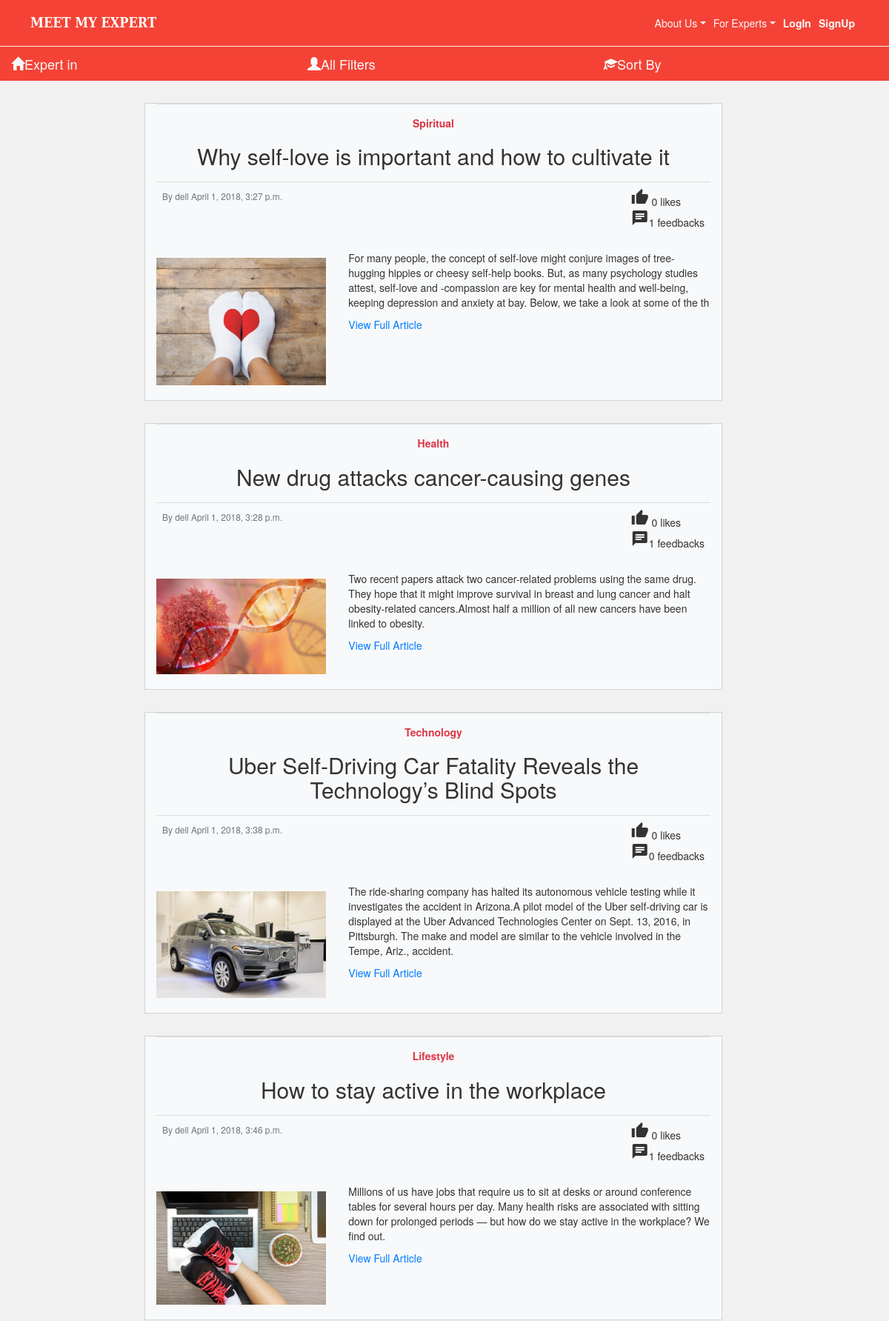
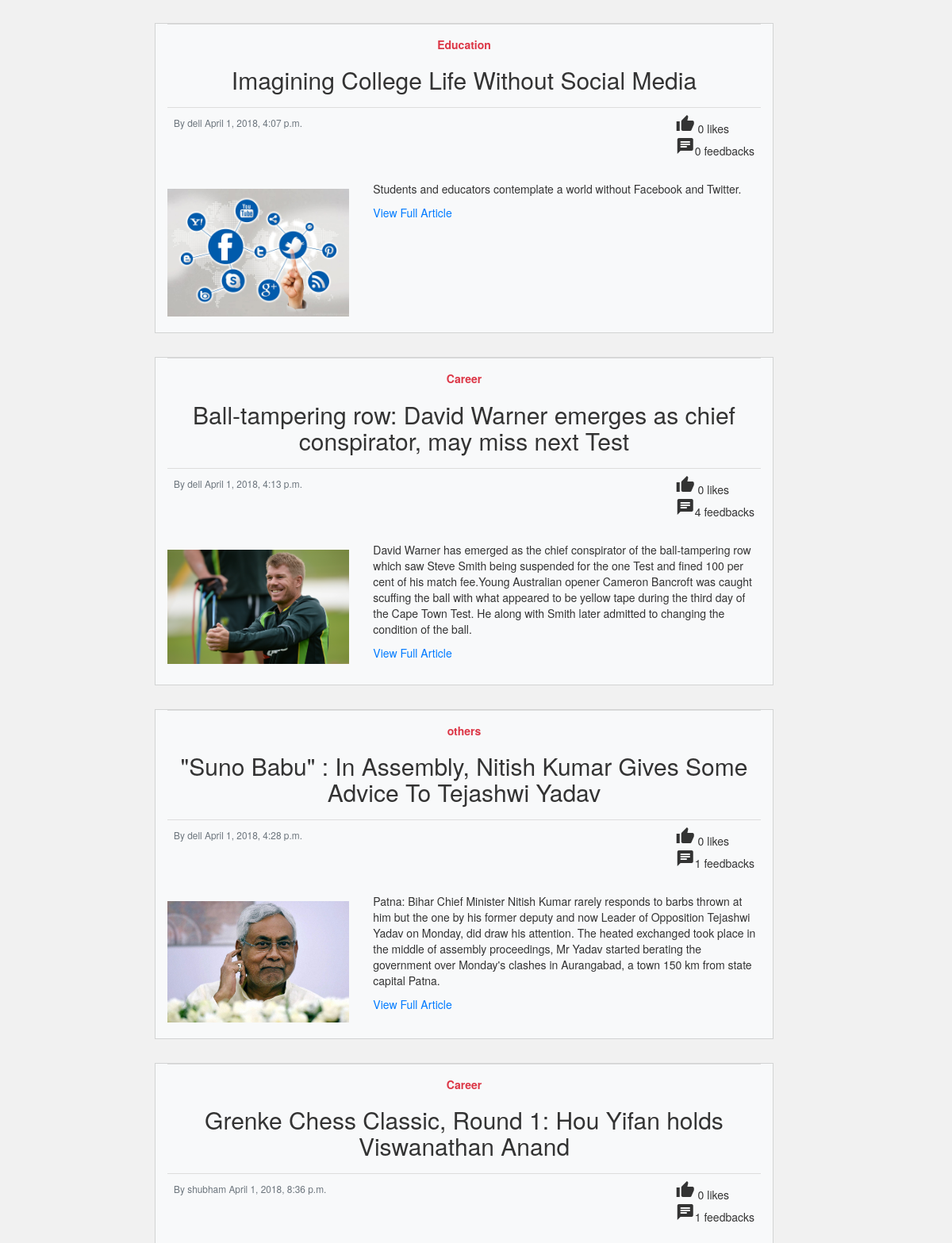
Screenshot of /blog/listpage/ (upper part) with the database file from the repository (2 pictures, top to bottom).
### blog/models.py (models this page shows, shortened)
class Post(models.Model):
    author = models.ForeignKey(User)
    department = models.CharField(max_length=50, choices=DEPARTMENT)
    post_title = models.CharField(max_length=100)
    post_pic = ThumbnailerImageField(upload_to='post_pics/', blank=True, null=False)
    published_date = models.DateTimeField(auto_now=True)
    summary = models.CharField(max_length=400)
    content = models.TextField(null=True)
    def post_likes(self):
        return self.comments_and_likes.filter(like_post=True)
    def post_feedback(self):
        return self.comments_and_likes.all()
    class Meta:
        ordering = ['published_date']

### blog/views.py (the view)
class PostListView(ListView):
    model = Post
    def get_queryset(self):
        return Post.objects.filter(published_date__lte=timezone.now()).order_by('published_date')

### blog/templates/blog/post_list.html (shortened to what this page needs)
{% extends 'expert/expert_base.html' %}
{% load staticfiles %}
{% load thumbnail %}
{% load easy_thumbnails_tags %}
 {% block headcontent %}
    <link rel="stylesheet" href="{% static 'MeetMyExpert/expert/css/expert_list.css' %}">
    <link rel="stylesheet" href="{% static 'MeetMyExpert/blog/css/post_list.css' %}">
    <link rel="stylesheet" href="https://maxcdn.bootstrapcdn.com/bootstrap/4.0.0/css/bootstrap.min.css">
    <link rel="stylesheet" href="https://maxcdn.bootstrapcdn.com/bootstrap/3.3.7/css/bootstrap.min.css">
    <link rel="stylesheet" href="https://cdnjs.cloudflare.com/ajax/libs/font-awesome/4.7.0/css/font-awesome.min.css">
 {% endblock %}
{% block content %}
    <div class="bodysecondary">
        <div class="bottomHeader container-fluid">
             <div class="row  text-light py-1">
            <div class="col-md-4 col-xs-12 mx-auto">
                <a href="#" class="text-light"><h4><i class="glyphicon glyphicon-home"></i>Expert in</h4></a>
            </div>
            <div class="col-md-4 col-xs-12 mx-auto">
                <a href="#" class="text-light"><h4><i class="glyphicon glyphicon-user"></i>All Filters </h4></a>
            </div>
            <div class="col-md-4 col-xs-12 mx-auto">
                <a href="#" class="text-light"><h4><i class="glyphicon glyphicon-education"></i>Sort By</h4>
                </a>
            </div>
        </div>
        </div>
        {% for post in post_list %}
           <div class="container-fluid row mt-5">
               <div class="col-md-2 col-xs-0"></div>
               <div class="col-md-8 col-xs-12 bg-light  " style="border: 0.5px solid rgba(143,143,143,0.36)">
               <table class="table">
                   <tr>
                       <th colspan="2">
                            <h5 class="text-danger text-center"><b>{{ post.department }}</b></h5>
                           <h2 class="text-center">{{ post.post_title }} </h2>
                       </th>
                   </tr>
                   <tr>
                       <td class="text-secondary"><small>By {{ post.author }} {{ post.published_date }} </small></td>
                       <td>
                           <div style="float: right">
                               <span ><a><i class="material-icons">thumb_up</i> {{ post.post_likes.count }} likes</a></span><br>
                               <span><a><i class="material-icons">chat</i>{{ post.post_feedback.count }} feedbacks</a></span>
                           </div>
                       </td>
                   </tr>
               </table>
               <div class="row">
                   <div class="col-md-4 text-center">
                       <img  class="img-fluid mt-3" src="{% thumbnail post.post_pic 800x800 %}"
                            alt="profile_pic" height="100%" width="100%">
                   </div>
                   <div class="col-md-8">
                       <p>
                           {{ post.summary }}
                       </p>
                       <a href="{% url 'blog:postsdetailpage' pk=post.pk %}" class="text-primary">View Full Article</a></p>
                   </div>
               </div>
               <br>
           </div>
               <div class="col-md-2 col-xs-0"></div>
           </div>
        {% endfor %}
    </div>
{% endblock %}

### static/MeetMyExpert/css/master.css (style rules this page uses)
.topHeader,.bottomHeader,.footer { background-color: #F44336; }

### static/MeetMyExpert/expert/css/expert_list.css (style rules this page uses)
.topHeader,.bottomHeader,.footer { background-color: #F44336; }
.bottomHeader { margin-top: 60px; }

### static/MeetMyExpert/blog/css/post_list.css (style rules this page uses)
.topHeader,.bottomHeader,.footer,.bottomHeaderSm { background-color: #F44336; }
.footer a,.footer p,table a,a:hover { color:white; text-decoration: none; }
td { margin-right: auto; margin-left: auto; width: auto; }
.bodysecondary { background-color: #f1f1f1; }

### rows the page displays
Post: department "Spiritual", post_title "Why self-love is important and how to cultivate it", author "dell", published_date "April 1, 2018, 3:27 p.m.", post_likes.count "0", post_feedback.count "1", post_pic (picture), summary "For many people, the concept of self-love might conjure images of tree-hugging hippies or cheesy self-help books. But, as many psychology studies attest, self-love and -compassion are key for mental health and well-being, keeping depression and anxiety at bay. Below, we take a look at some of the th"
Post: department "Health", post_title "New drug attacks cancer-causing genes", author "dell", published_date "April 1, 2018, 3:28 p.m.", post_likes.count "0", post_feedback.count "1", post_pic (picture), summary "Two recent papers attack two cancer-related problems using the same drug. They hope that it might improve survival in breast and lung cancer and halt obesity-related cancers.Almost half a million of all new cancers have been linked to obesity."
Post: department "Technology", post_title "Uber Self-Driving Car Fatality Reveals the Technology’s Blind Spots", author "dell", published_date "April 1, 2018, 3:38 p.m.", post_likes.count "0", post_feedback.count "0", post_pic (picture), summary "The ride-sharing company has halted its autonomous vehicle testing while it investigates the accident in Arizona.A pilot model of the Uber self-driving car is displayed at the Uber Advanced Technologies Center on Sept. 13, 2016, in Pittsburgh. The make and model are similar to the vehicle involved in the Tempe, Ariz., accident."
Post: department "Lifestyle", post_title "How to stay active in the workplace", author "dell", published_date "April 1, 2018, 3:46 p.m.", post_likes.count "0", post_feedback.count "1", post_pic (picture), summary "Millions of us have jobs that require us to sit at desks or around conference tables for several hours per day. Many health risks are associated with sitting down for prolonged periods — but how do we stay active in the workplace? We find out."
Post: department "Education", post_title "Imagining College Life Without Social Media", author "dell", published_date "April 1, 2018, 4:07 p.m.", post_likes.count "0", post_feedback.count "0", post_pic (picture), summary "Students and educators contemplate a world without Facebook and Twitter."
Post: department "Career", post_title "Ball-tampering row: David Warner emerges as chief conspirator, may miss next Test", author "dell", published_date "April 1, 2018, 4:13 p.m.", post_likes.count "0", post_feedback.count "4", post_pic (picture), summary "David Warner has emerged as the chief conspirator of the ball-tampering row which saw Steve Smith being suspended for the one Test and fined 100 per cent of his match fee.Young Australian opener Cameron Bancroft was caught scuffing the ball with what appeared to be yellow tape during the third day of the Cape Town Test. He along with Smith later admitted to changing the condition of the ball."
Post: department "others", post_title "\"Suno Babu\" : In Assembly, Nitish Kumar Gives Some Advice To Tejashwi Yadav", author "dell", published_date "April 1, 2018, 4:28 p.m.", post_likes.count "0", post_feedback.count "1", post_pic (picture), summary "Patna: Bihar Chief Minister Nitish Kumar rarely responds to barbs thrown at him but the one by his former deputy and now Leader of Opposition Tejashwi Yadav on Monday, did draw his attention. The heated exchanged took place in the middle of assembly proceedings, Mr Yadav started berating the government over Monday's clashes in Aurangabad, a town 150 km from state capital Patna."
Post: department "Career", post_title "Grenke Chess Classic, Round 1: Hou Yifan holds Viswanathan Anand", author "shubham", published_date "April 1, 2018, 8:36 p.m.", post_likes.count "0", post_feedback.count "1"
